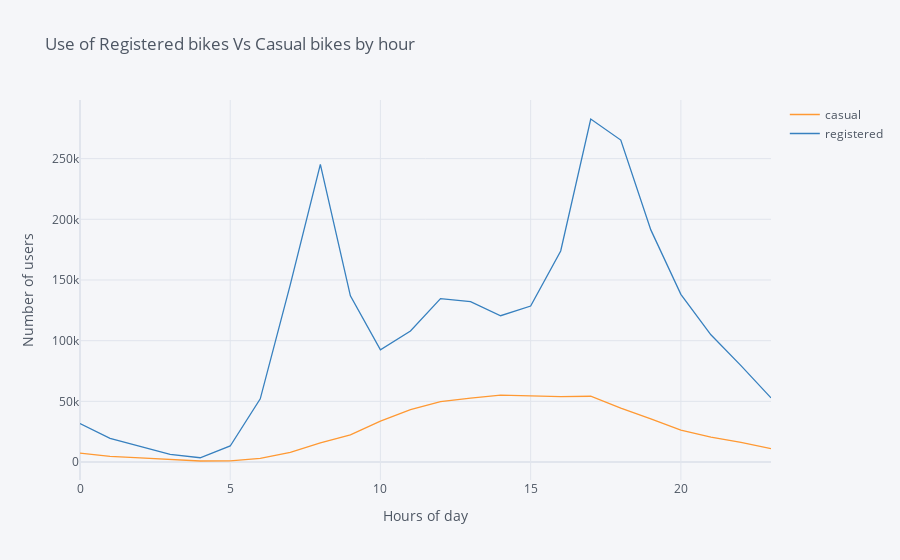

This figure's notebook cell:
### Code cell
# Grouping the data according to bike uses in 24 hours
hourly[['casual','registered']].iplot(kind='scatter',
                            bins= 24,title='Use of Registered bikes Vs Casual bikes by hour',
                                     
                            xTitle='Hours of day',
                            yTitle='Number of users')

### Figure 1 — Plotly figure (JSON) as saved in the notebook; plotly's stock layout.template omitted (floating-point values rounded to 4 significant figures)
{"data": [{"line": {"color": "rgba(255, 153, 51, 1.0)", "dash": "solid", "shape": "linear", "width": 1.3}, "mode": "lines", "name": "casual", "text": "", "type": "scatter", "x": [0, 1, 2, 3, 4, 5, 6, 7, 8, 9, 10, 11, 12, 13, 14, 15, 16, 17, 18, 19, 20, 21, 22, 23], "y": [7375, 4709, 3412, 1893, 874, 1012, 3017, 8037, 15761, 22458, 33789, 43286, 49718, 52713, 55089, 54606, 53834, 54220, 44496, 35505, 26378, 20570, 16200, 11065]}, {"line": {"color": "rgba(55, 128, 191, 1.0)", "dash": "solid", "shape": "linear", "width": 1.3}, "mode": "lines", "name": "registered", "text": "", "type": "scatter", "x": [0, 1, 2, 3, 4, 5, 6, 7, 8, 9, 10, 11, 12, 13, 14, 15, 16, 17, 18, 19, 20, 21, 22, 23], "y": [31755, 19455, 12940, 6281, 3554, 13249, 52115, 146134, 245240, 136980, 92468, 108034, 134696, 132206, 120563, 128543, 173914, 282640, 265276, 191284, 138172, 104875, 79412, 52876]}], "layout": {"legend": {"bgcolor": "#F5F6F9", "font": {"color": "#4D5663"}}, "paper_bgcolor": "#F5F6F9", "plot_bgcolor": "#F5F6F9", "title": {"font": {"color": "#4D5663"}, "text": "Use of Registered bikes Vs Casual bikes by hour"}, "xaxis": {"gridcolor": "#E1E5ED", "showgrid": true, "tickfont": {"color": "#4D5663"}, "title": {"font": {"color": "#4D5663"}, "text": "Hours of day"}, "zerolinecolor": "#E1E5ED"}, "yaxis": {"gridcolor": "#E1E5ED", "showgrid": true, "tickfont": {"color": "#4D5663"}, "title": {"font": {"color": "#4D5663"}, "text": "Number of users"}, "zerolinecolor": "#E1E5ED"}}}
